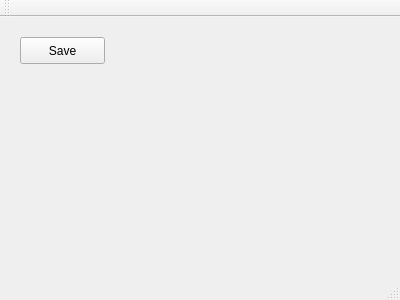
<?xml version="1.0" encoding="UTF-8"?>
<ui version="4.0">
 <class>MW</class>
 <widget class="QMainWindow" name="MW">
  <property name="geometry">
   <rect>
    <x>0</x>
    <y>0</y>
    <width>400</width>
    <height>300</height>
   </rect>
  </property>
  <property name="windowTitle">
   <string>MW</string>
  </property>
  <widget class="QWidget" name="centralWidget">
   <widget class="QPushButton" name="TestSave">
    <property name="geometry">
     <rect>
      <x>20</x>
      <y>20</y>
      <width>85</width>
      <height>27</height>
     </rect>
    </property>
    <property name="text">
     <string>Save</string>
    </property>
   </widget>
  </widget>
  <widget class="QMenuBar" name="menuBar">
   <property name="geometry">
    <rect>
     <x>0</x>
     <y>0</y>
     <width>400</width>
     <height>27</height>
    </rect>
   </property>
  </widget>
  <widget class="QToolBar" name="mainToolBar">
   <attribute name="toolBarArea">
    <enum>TopToolBarArea</enum>
   </attribute>
   <attribute name="toolBarBreak">
    <bool>false</bool>
   </attribute>
  </widget>
  <widget class="QStatusBar" name="statusBar"/>
 </widget>
 <layoutdefault spacing="6" margin="11"/>
 <resources/>
 <connections/>
</ui>
